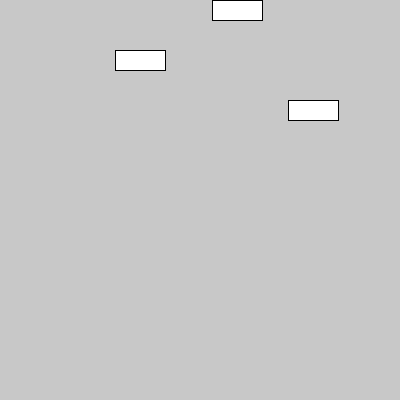
Frame 1 (no input)
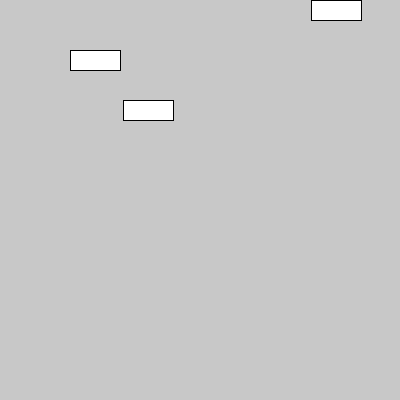
Frame 60 (the mouse pressed at the canvas centre just before this capture)
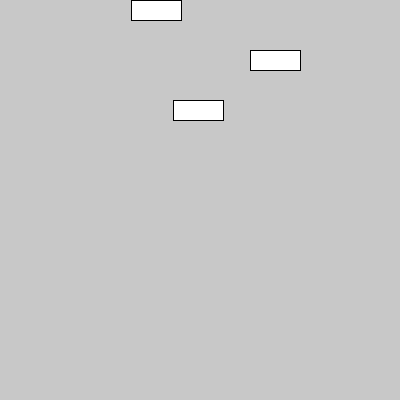
Frame 120 (the mouse held since frame 60 and released just before this capture)

The Processing sketch that drew these frames (run headless with seeded random() and noise(); from frame 60 on, the mouse is pressed at the canvas centre):

// Processing sketch: nave_multiple
// ── nave_multiple.pde
int posX1 = round(random(50, 300));
int posX2 = round(random(50, 300));
int posX3 = round(random(50, 300));
int anchoRect = 50;
int altoRect = 20;
int direccion1 = 1;
int velocidad1 = floor(random(2, 10));// 3.6 => 3, 3.1 => 3
int direccion2 = 1;
int velocidad2 = ceil(random(2, 10));// 3.6 => 4, 3.1 => 4
int direccion3 = 1;
int velocidad3 = round(random(2, 10));// 3.6 => 4, 5.2 => 5 

void setup()
{
  size(400, 400);
}

void draw()
{
  background(200);
  rect(posX1, 0, anchoRect, altoRect);
  rect(posX2, 50, anchoRect, altoRect);
  rect(posX3, 100, anchoRect, altoRect);
  
  //Rect 1
  if(posX1 >= width - anchoRect){
    direccion1 = -1;
  }
  if(posX1 <= 0){
    direccion1 = 1;
  }
  
  //Rect 2
  if(posX2 >= width - anchoRect){
    direccion2 = -1;
  }
  if(posX2 <= 0){
    direccion2 = 1;
  }
  
  //Rect 3
  if(posX3 >= width - anchoRect){
    direccion3 = -1;
  }
  if(posX3 <= 0){
    direccion3 = 1;
  }
  
  posX1 = posX1 + (velocidad1 * direccion1);
  posX2 = posX2 + (velocidad2 * direccion2);
  posX3 = posX3 + (velocidad3 * direccion3);
}

void mouseClicked(){

}

void keyPressed(){

}
